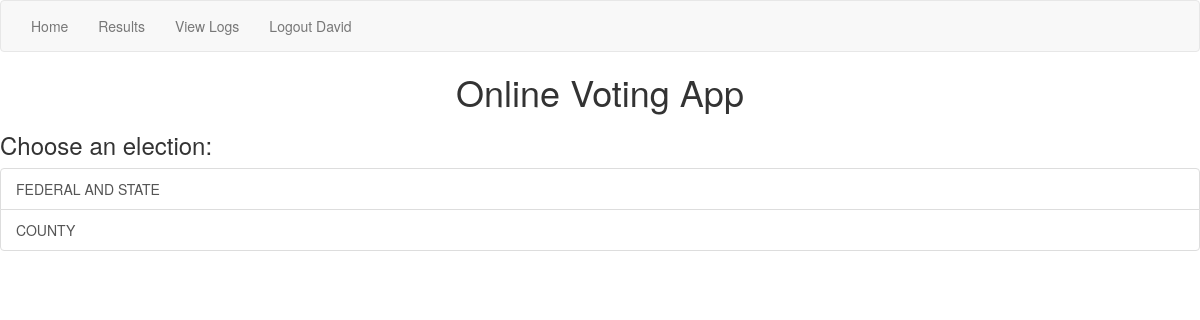
The page /voteapp/elections/ (signed in) on the database as committed earlier.
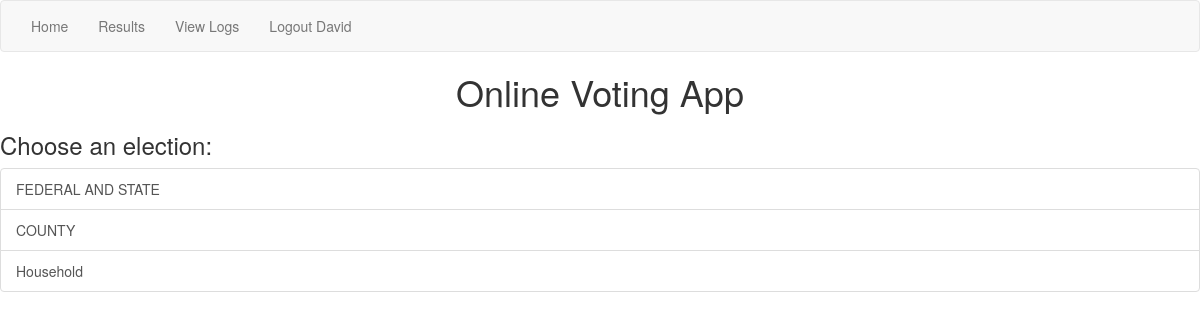
The same page on the database as committed later.
### voteapp/models.py (models this page shows, shortened)
class Election(models.Model):
    name = models.CharField(max_length=200)
    vote_deadline = models.DateTimeField('vote_deadline')
    voters = models.ManyToManyField(User)

### voteapp/views.py (the view)
@login_required(login_url='/voteapp/login/')# redirects to login page if not logged in
def eligible_elections(request):
    template_name = 'voteapp/elections.html'
    context_object_name = 'election_list' #variable to accesse in template
    current_user = request.user
    elections = current_user.election_set.all()
    return render(request, template_name, {context_object_name: elections})

### voteapp/templates/voteapp/elections.html
{% extends 'voteapp/base.html' %}
{% block content %}
    <div class="text-center">
        <h1>Online Voting App</h1>
    </div>
    <div>
    {% if user.is_authenticated %}
        {% if election_list %}
            <h3>Choose an election:</h3>
            <div class="list-group">
            {% for election in election_list %}
                <a class="list-group-item" href="{% url 'voteapp:election_detail' election.id %}">{{ election.name }}</a>
            {% endfor %}
            </div>
        {% else %}
            <p>There are no elections currently available.</p>
        {% endif %}
    {% endif %}
    </div>
{% endblock %}

### voteapp/templates/voteapp/base.html (shortened to what this page needs)
<!DOCTYPE html>
<html lang="en">
<head>
    {% load static %}
    <link rel="stylesheet" type="text/css" href="{% static 'voteapp/bootstrap/css/bootstrap.css' %}" />
    <link rel="stylesheet" type="text/css" href="{% static 'voteapp/style.css' %}" />
</head>
<body>
<nav class="navbar navbar-default">
    <div class="container-fluid">
        <ul class="navbar-static-top navbar-nav nav">
            <li><a href="/voteapp/">Home</a></li>
            <li><a href="/voteapp/results">Results</a></li>
            {% if user.is_staff %}
                <li><a href="/voteapp/view_logs">View Logs</a></li>
            {% endif %}
            {% if user.is_authenticated %}
                <li><a href="/voteapp/logout">Logout {{ user.first_name }}</a></li>
            {% else %}
                <li><a href="/voteapp/login">Login</a></li>
            {% endif %}
        </ul>
    </div>
</nav>
{% block content %}
{% endblock %}
</body>
</html>

### voteapp/static/voteapp/style.css (style rules this page uses)
a { text-decoration: none; }
body { background: white ; }

Rows that differ between the two databases and show on the page:
added Election: name "Household"
